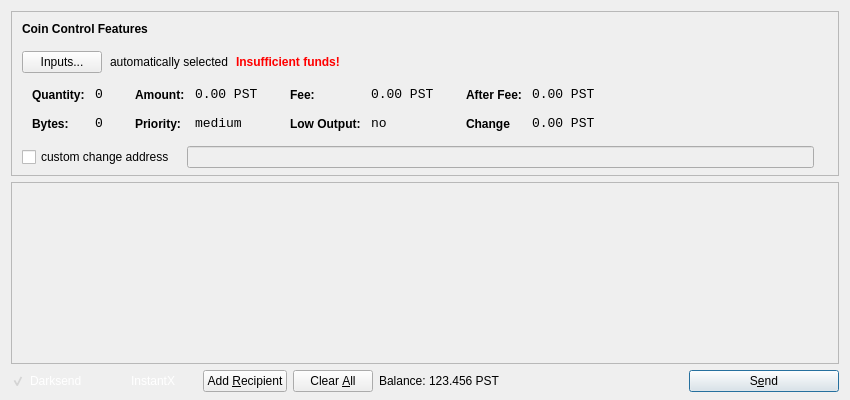
<?xml version="1.0" encoding="UTF-8"?>
<ui version="4.0">
 <class>SendCoinsDialog</class>
 <widget class="QDialog" name="SendCoinsDialog">
  <property name="geometry">
   <rect>
    <x>0</x>
    <y>0</y>
    <width>850</width>
    <height>400</height>
   </rect>
  </property>
  <property name="windowTitle">
   <string>Send Coins</string>
  </property>
  <layout class="QVBoxLayout" name="verticalLayout" stretch="0,1,0">
   <property name="bottomMargin">
    <number>8</number>
   </property>
   <item>
    <widget class="QFrame" name="frameCoinControl">
     <property name="sizePolicy">
      <sizepolicy hsizetype="Expanding" vsizetype="Expanding">
       <horstretch>0</horstretch>
       <verstretch>0</verstretch>
      </sizepolicy>
     </property>
     <property name="maximumSize">
      <size>
       <width>16777215</width>
       <height>16777215</height>
      </size>
     </property>
     <property name="frameShape">
      <enum>QFrame::StyledPanel</enum>
     </property>
     <property name="frameShadow">
      <enum>QFrame::Sunken</enum>
     </property>
     <layout class="QVBoxLayout" name="verticalLayoutCoinControl2">
      <property name="spacing">
       <number>6</number>
      </property>
      <property name="leftMargin">
       <number>0</number>
      </property>
      <property name="topMargin">
       <number>0</number>
      </property>
      <property name="rightMargin">
       <number>0</number>
      </property>
      <property name="bottomMargin">
       <number>6</number>
      </property>
      <item>
       <layout class="QVBoxLayout" name="verticalLayoutCoinControl" stretch="0,0,0,0,1">
        <property name="spacing">
         <number>0</number>
        </property>
        <property name="leftMargin">
         <number>10</number>
        </property>
        <property name="topMargin">
         <number>10</number>
        </property>
        <item>
         <layout class="QHBoxLayout" name="horizontalLayoutCoinControl1">
          <property name="bottomMargin">
           <number>15</number>
          </property>
          <item>
           <widget class="QLabel" name="labelCoinControlFeatures">
            <property name="sizePolicy">
             <sizepolicy hsizetype="Preferred" vsizetype="Maximum">
              <horstretch>0</horstretch>
              <verstretch>0</verstretch>
             </sizepolicy>
            </property>
            <property name="font">
             <font>
              <weight>75</weight>
              <bold>true</bold>
             </font>
            </property>
            <property name="styleSheet">
             <string notr="true">font-weight:bold;</string>
            </property>
            <property name="text">
             <string>Coin Control Features</string>
            </property>
           </widget>
          </item>
         </layout>
        </item>
        <item>
         <layout class="QHBoxLayout" name="horizontalLayoutCoinControl2" stretch="0,0,0,0">
          <property name="spacing">
           <number>8</number>
          </property>
          <property name="bottomMargin">
           <number>10</number>
          </property>
          <item>
           <widget class="QPushButton" name="pushButtonCoinControl">
            <property name="styleSheet">
             <string notr="true"/>
            </property>
            <property name="text">
             <string>Inputs...</string>
            </property>
           </widget>
          </item>
          <item>
           <widget class="QLabel" name="labelCoinControlAutomaticallySelected">
            <property name="text">
             <string>automatically selected</string>
            </property>
            <property name="margin">
             <number>5</number>
            </property>
           </widget>
          </item>
          <item>
           <widget class="QLabel" name="labelCoinControlInsuffFunds">
            <property name="font">
             <font>
              <weight>75</weight>
              <bold>true</bold>
             </font>
            </property>
            <property name="styleSheet">
             <string notr="true">color:red;font-weight:bold;</string>
            </property>
            <property name="text">
             <string>Insufficient funds!</string>
            </property>
            <property name="margin">
             <number>5</number>
            </property>
           </widget>
          </item>
          <item>
           <spacer name="horizontalSpacerCoinControl">
            <property name="orientation">
             <enum>Qt::Horizontal</enum>
            </property>
            <property name="sizeHint" stdset="0">
             <size>
              <width>40</width>
              <height>1</height>
             </size>
            </property>
           </spacer>
          </item>
         </layout>
        </item>
        <item>
         <widget class="QWidget" name="widgetCoinControl" native="true">
          <property name="sizePolicy">
           <sizepolicy hsizetype="Preferred" vsizetype="Preferred">
            <horstretch>0</horstretch>
            <verstretch>0</verstretch>
           </sizepolicy>
          </property>
          <property name="minimumSize">
           <size>
            <width>0</width>
            <height>0</height>
           </size>
          </property>
          <property name="styleSheet">
           <string notr="true"/>
          </property>
          <layout class="QHBoxLayout" name="horizontalLayoutCoinControl5">
           <property name="margin">
            <number>0</number>
           </property>
           <item>
            <layout class="QHBoxLayout" name="horizontalLayoutCoinControl3" stretch="0,0,0,1">
             <property name="spacing">
              <number>20</number>
             </property>
             <property name="topMargin">
              <number>0</number>
             </property>
             <property name="bottomMargin">
              <number>10</number>
             </property>
             <item>
              <layout class="QFormLayout" name="formLayoutCoinControl1">
               <property name="horizontalSpacing">
                <number>10</number>
               </property>
               <property name="verticalSpacing">
                <number>14</number>
               </property>
               <property name="leftMargin">
                <number>10</number>
               </property>
               <property name="topMargin">
                <number>4</number>
               </property>
               <property name="rightMargin">
                <number>6</number>
               </property>
               <item row="0" column="0">
                <widget class="QLabel" name="labelCoinControlQuantityText">
                 <property name="styleSheet">
                  <string notr="true">font-weight:bold;</string>
                 </property>
                 <property name="text">
                  <string>Quantity:</string>
                 </property>
                 <property name="margin">
                  <number>0</number>
                 </property>
                </widget>
               </item>
               <item row="0" column="1">
                <widget class="QLabel" name="labelCoinControlQuantity">
                 <property name="font">
                  <font>
                   <family>Monospace</family>
                   <pointsize>10</pointsize>
                  </font>
                 </property>
                 <property name="cursor">
                  <cursorShape>IBeamCursor</cursorShape>
                 </property>
                 <property name="contextMenuPolicy">
                  <enum>Qt::ActionsContextMenu</enum>
                 </property>
                 <property name="text">
                  <string>0</string>
                 </property>
                 <property name="margin">
                  <number>0</number>
                 </property>
                 <property name="textInteractionFlags">
                  <set>Qt::LinksAccessibleByMouse|Qt::TextSelectableByKeyboard|Qt::TextSelectableByMouse</set>
                 </property>
                </widget>
               </item>
               <item row="1" column="0">
                <widget class="QLabel" name="labelCoinControlBytesText">
                 <property name="styleSheet">
                  <string notr="true">font-weight:bold;</string>
                 </property>
                 <property name="text">
                  <string>Bytes:</string>
                 </property>
                </widget>
               </item>
               <item row="1" column="1">
                <widget class="QLabel" name="labelCoinControlBytes">
                 <property name="font">
                  <font>
                   <family>Monospace</family>
                   <pointsize>10</pointsize>
                  </font>
                 </property>
                 <property name="cursor">
                  <cursorShape>IBeamCursor</cursorShape>
                 </property>
                 <property name="contextMenuPolicy">
                  <enum>Qt::ActionsContextMenu</enum>
                 </property>
                 <property name="text">
                  <string>0</string>
                 </property>
                 <property name="textInteractionFlags">
                  <set>Qt::LinksAccessibleByMouse|Qt::TextSelectableByKeyboard|Qt::TextSelectableByMouse</set>
                 </property>
                </widget>
               </item>
              </layout>
             </item>
             <item>
              <layout class="QFormLayout" name="formLayoutCoinControl2">
               <property name="horizontalSpacing">
                <number>10</number>
               </property>
               <property name="verticalSpacing">
                <number>14</number>
               </property>
               <property name="leftMargin">
                <number>6</number>
               </property>
               <property name="topMargin">
                <number>4</number>
               </property>
               <property name="rightMargin">
                <number>6</number>
               </property>
               <item row="0" column="0">
                <widget class="QLabel" name="labelCoinControlAmountText">
                 <property name="styleSheet">
                  <string notr="true">font-weight:bold;</string>
                 </property>
                 <property name="text">
                  <string>Amount:</string>
                 </property>
                 <property name="margin">
                  <number>0</number>
                 </property>
                </widget>
               </item>
               <item row="0" column="1">
                <widget class="QLabel" name="labelCoinControlAmount">
                 <property name="font">
                  <font>
                   <family>Monospace</family>
                   <pointsize>10</pointsize>
                  </font>
                 </property>
                 <property name="cursor">
                  <cursorShape>IBeamCursor</cursorShape>
                 </property>
                 <property name="contextMenuPolicy">
                  <enum>Qt::ActionsContextMenu</enum>
                 </property>
                 <property name="text">
                  <string>0.00 PST</string>
                 </property>
                 <property name="textInteractionFlags">
                  <set>Qt::LinksAccessibleByMouse|Qt::TextSelectableByKeyboard|Qt::TextSelectableByMouse</set>
                 </property>
                </widget>
               </item>
               <item row="1" column="0">
                <widget class="QLabel" name="labelCoinControlPriorityText">
                 <property name="styleSheet">
                  <string notr="true">font-weight:bold;</string>
                 </property>
                 <property name="text">
                  <string>Priority:</string>
                 </property>
                </widget>
               </item>
               <item row="1" column="1">
                <widget class="QLabel" name="labelCoinControlPriority">
                 <property name="font">
                  <font>
                   <family>Monospace</family>
                   <pointsize>10</pointsize>
                  </font>
                 </property>
                 <property name="cursor">
                  <cursorShape>IBeamCursor</cursorShape>
                 </property>
                 <property name="contextMenuPolicy">
                  <enum>Qt::ActionsContextMenu</enum>
                 </property>
                 <property name="text">
                  <string>medium</string>
                 </property>
                 <property name="textInteractionFlags">
                  <set>Qt::LinksAccessibleByMouse|Qt::TextSelectableByKeyboard|Qt::TextSelectableByMouse</set>
                 </property>
                </widget>
               </item>
              </layout>
             </item>
             <item>
              <layout class="QFormLayout" name="formLayoutCoinControl3">
               <property name="horizontalSpacing">
                <number>10</number>
               </property>
               <property name="verticalSpacing">
                <number>14</number>
               </property>
               <property name="leftMargin">
                <number>6</number>
               </property>
               <property name="topMargin">
                <number>4</number>
               </property>
               <property name="rightMargin">
                <number>6</number>
               </property>
               <item row="0" column="0">
                <widget class="QLabel" name="labelCoinControlFeeText">
                 <property name="styleSheet">
                  <string notr="true">font-weight:bold;</string>
                 </property>
                 <property name="text">
                  <string>Fee:</string>
                 </property>
                 <property name="margin">
                  <number>0</number>
                 </property>
                </widget>
               </item>
               <item row="0" column="1">
                <widget class="QLabel" name="labelCoinControlFee">
                 <property name="font">
                  <font>
                   <family>Monospace</family>
                   <pointsize>10</pointsize>
                  </font>
                 </property>
                 <property name="cursor">
                  <cursorShape>IBeamCursor</cursorShape>
                 </property>
                 <property name="contextMenuPolicy">
                  <enum>Qt::ActionsContextMenu</enum>
                 </property>
                 <property name="text">
                  <string>0.00 PST</string>
                 </property>
                 <property name="textInteractionFlags">
                  <set>Qt::LinksAccessibleByMouse|Qt::TextSelectableByKeyboard|Qt::TextSelectableByMouse</set>
                 </property>
                </widget>
               </item>
               <item row="1" column="0">
                <widget class="QLabel" name="labelCoinControlLowOutputText">
                 <property name="styleSheet">
                  <string notr="true">font-weight:bold;</string>
                 </property>
                 <property name="text">
                  <string>Low Output:</string>
                 </property>
                </widget>
               </item>
               <item row="1" column="1">
                <widget class="QLabel" name="labelCoinControlLowOutput">
                 <property name="font">
                  <font>
                   <family>Monospace</family>
                   <pointsize>10</pointsize>
                  </font>
                 </property>
                 <property name="cursor">
                  <cursorShape>IBeamCursor</cursorShape>
                 </property>
                 <property name="contextMenuPolicy">
                  <enum>Qt::ActionsContextMenu</enum>
                 </property>
                 <property name="text">
                  <string>no</string>
                 </property>
                 <property name="textInteractionFlags">
                  <set>Qt::LinksAccessibleByMouse|Qt::TextSelectableByKeyboard|Qt::TextSelectableByMouse</set>
                 </property>
                </widget>
               </item>
              </layout>
             </item>
             <item>
              <layout class="QFormLayout" name="formLayoutCoinControl4">
               <property name="horizontalSpacing">
                <number>10</number>
               </property>
               <property name="verticalSpacing">
                <number>14</number>
               </property>
               <property name="leftMargin">
                <number>6</number>
               </property>
               <property name="topMargin">
                <number>4</number>
               </property>
               <property name="rightMargin">
                <number>6</number>
               </property>
               <item row="0" column="0">
                <widget class="QLabel" name="labelCoinControlAfterFeeText">
                 <property name="styleSheet">
                  <string notr="true">font-weight:bold;</string>
                 </property>
                 <property name="text">
                  <string>After Fee:</string>
                 </property>
                 <property name="margin">
                  <number>0</number>
                 </property>
                </widget>
               </item>
               <item row="0" column="1">
                <widget class="QLabel" name="labelCoinControlAfterFee">
                 <property name="font">
                  <font>
                   <family>Monospace</family>
                   <pointsize>10</pointsize>
                  </font>
                 </property>
                 <property name="cursor">
                  <cursorShape>IBeamCursor</cursorShape>
                 </property>
                 <property name="contextMenuPolicy">
                  <enum>Qt::ActionsContextMenu</enum>
                 </property>
                 <property name="text">
                  <string>0.00 PST</string>
                 </property>
                 <property name="textInteractionFlags">
                  <set>Qt::LinksAccessibleByMouse|Qt::TextSelectableByKeyboard|Qt::TextSelectableByMouse</set>
                 </property>
                </widget>
               </item>
               <item row="1" column="0">
                <widget class="QLabel" name="labelCoinControlChangeText">
                 <property name="styleSheet">
                  <string notr="true">font-weight:bold;</string>
                 </property>
                 <property name="text">
                  <string>Change</string>
                 </property>
                </widget>
               </item>
               <item row="1" column="1">
                <widget class="QLabel" name="labelCoinControlChange">
                 <property name="font">
                  <font>
                   <family>Monospace</family>
                   <pointsize>10</pointsize>
                  </font>
                 </property>
                 <property name="cursor">
                  <cursorShape>IBeamCursor</cursorShape>
                 </property>
                 <property name="contextMenuPolicy">
                  <enum>Qt::ActionsContextMenu</enum>
                 </property>
                 <property name="text">
                  <string>0.00 PST</string>
                 </property>
                 <property name="textInteractionFlags">
                  <set>Qt::LinksAccessibleByMouse|Qt::TextSelectableByKeyboard|Qt::TextSelectableByMouse</set>
                 </property>
                </widget>
               </item>
              </layout>
             </item>
            </layout>
           </item>
          </layout>
         </widget>
        </item>
        <item>
         <layout class="QHBoxLayout" name="horizontalLayoutCoinControl4" stretch="0,0,0">
          <property name="spacing">
           <number>12</number>
          </property>
          <property name="sizeConstraint">
           <enum>QLayout::SetDefaultConstraint</enum>
          </property>
          <property name="topMargin">
           <number>5</number>
          </property>
          <property name="rightMargin">
           <number>5</number>
          </property>
          <item>
           <widget class="QCheckBox" name="checkBoxCoinControlChange">
            <property name="text">
             <string>custom change address</string>
            </property>
           </widget>
          </item>
          <item>
           <widget class="QLineEdit" name="lineEditCoinControlChange">
            <property name="enabled">
             <bool>false</bool>
            </property>
            <property name="sizePolicy">
             <sizepolicy hsizetype="Expanding" vsizetype="Fixed">
              <horstretch>0</horstretch>
              <verstretch>0</verstretch>
             </sizepolicy>
            </property>
           </widget>
          </item>
          <item>
           <widget class="QLabel" name="labelCoinControlChangeLabel">
            <property name="sizePolicy">
             <sizepolicy hsizetype="Preferred" vsizetype="Expanding">
              <horstretch>0</horstretch>
              <verstretch>0</verstretch>
             </sizepolicy>
            </property>
            <property name="minimumSize">
             <size>
              <width>0</width>
              <height>0</height>
             </size>
            </property>
            <property name="text">
             <string/>
            </property>
            <property name="margin">
             <number>3</number>
            </property>
           </widget>
          </item>
         </layout>
        </item>
        <item>
         <spacer name="verticalSpacerCoinControl">
          <property name="orientation">
           <enum>Qt::Vertical</enum>
          </property>
          <property name="sizeHint" stdset="0">
           <size>
            <width>800</width>
            <height>1</height>
           </size>
          </property>
         </spacer>
        </item>
       </layout>
      </item>
     </layout>
    </widget>
   </item>
   <item>
    <widget class="QScrollArea" name="scrollArea">
     <property name="widgetResizable">
      <bool>true</bool>
     </property>
     <widget class="QWidget" name="scrollAreaWidgetContents">
      <property name="geometry">
       <rect>
        <x>0</x>
        <y>0</y>
        <width>830</width>
        <height>162</height>
       </rect>
      </property>
      <layout class="QVBoxLayout" name="verticalLayout_2">
       <property name="margin">
        <number>0</number>
       </property>
       <item>
        <layout class="QVBoxLayout" name="entries">
         <property name="spacing">
          <number>6</number>
         </property>
        </layout>
       </item>
       <item>
        <spacer name="verticalSpacer">
         <property name="orientation">
          <enum>Qt::Vertical</enum>
         </property>
         <property name="sizeHint" stdset="0">
          <size>
           <width>20</width>
           <height>40</height>
          </size>
         </property>
        </spacer>
       </item>
      </layout>
     </widget>
    </widget>
   </item>
   <item>
    <layout class="QHBoxLayout" name="horizontalLayout">
     <item>
   <widget class="QCheckBox" name="checkUseDarksend">
       <property name="minimumSize">
        <size>
         <width>95</width>
         <height>0</height>
        </size>
       </property>
       <property name="styleSheet">
        <string notr="true">color: rgb(255, 255, 255);background:transparent;</string>
       </property>
       <property name="text">
        <string>Darksend</string>
       </property>
       <property name="checked">
        <bool>true</bool>
       </property>
      </widget>
     </item>
     <item>
      <widget class="QCheckBox" name="checkInstantX">
       <property name="enabled">
        <bool>true</bool>
       </property>
       <property name="minimumSize">
        <size>
         <width>85</width>
         <height>0</height>
        </size>
       </property>
       <property name="styleSheet">
        <string notr="true">color: rgb(255, 255, 255);background:transparent;</string>
       </property>
       <property name="text">
        <string>InstantX</string>
       </property>
      </widget>
     </item>
     <item>
      <widget class="QPushButton" name="addButton">
       <property name="toolTip">
        <string>Send to multiple recipients at once</string>
       </property>
       <property name="text">
        <string>Add &amp;Recipient</string>
       </property>
       <property name="icon">
        <iconset resource="../bitcoin.qrc">
         <normaloff>:/icons/add</normaloff>:/icons/add</iconset>
       </property>
       <property name="autoDefault">
        <bool>false</bool>
       </property>
      </widget>
     </item>
     <item>
      <widget class="QPushButton" name="clearButton">
       <property name="sizePolicy">
        <sizepolicy hsizetype="Minimum" vsizetype="Fixed">
         <horstretch>0</horstretch>
         <verstretch>0</verstretch>
        </sizepolicy>
       </property>
       <property name="toolTip">
        <string>Remove all transaction fields</string>
       </property>
       <property name="text">
        <string>Clear &amp;All</string>
       </property>
       <property name="icon">
        <iconset resource="../bitcoin.qrc">
         <normaloff>:/icons/remove</normaloff>:/icons/remove</iconset>
       </property>
       <property name="autoRepeatDelay">
        <number>300</number>
       </property>
       <property name="autoDefault">
        <bool>false</bool>
       </property>
      </widget>
     </item>
     <item>
      <layout class="QHBoxLayout" name="horizontalLayout_2">
       <property name="spacing">
        <number>3</number>
       </property>
       <item>
        <widget class="QLabel" name="label">
         <property name="sizePolicy">
          <sizepolicy hsizetype="Preferred" vsizetype="Fixed">
           <horstretch>0</horstretch>
           <verstretch>0</verstretch>
          </sizepolicy>
         </property>
         <property name="text">
          <string>Balance:</string>
         </property>
        </widget>
       </item>
       <item>
        <widget class="QLabel" name="labelBalance">
         <property name="sizePolicy">
          <sizepolicy hsizetype="Preferred" vsizetype="Fixed">
           <horstretch>0</horstretch>
           <verstretch>0</verstretch>
          </sizepolicy>
         </property>
         <property name="cursor">
          <cursorShape>IBeamCursor</cursorShape>
         </property>
         <property name="text">
          <string>123.456 PST</string>
         </property>
         <property name="textInteractionFlags">
          <set>Qt::LinksAccessibleByMouse|Qt::TextSelectableByKeyboard|Qt::TextSelectableByMouse</set>
         </property>
        </widget>
       </item>
      </layout>
     </item>
     <item>
      <spacer name="horizontalSpacer">
       <property name="orientation">
        <enum>Qt::Horizontal</enum>
       </property>
       <property name="sizeHint" stdset="0">
        <size>
         <width>40</width>
         <height>20</height>
        </size>
       </property>
      </spacer>
     </item>
     <item>
      <widget class="QPushButton" name="sendButton">
       <property name="minimumSize">
        <size>
         <width>150</width>
         <height>0</height>
        </size>
       </property>
       <property name="toolTip">
        <string>Confirm the send action</string>
       </property>
       <property name="text">
        <string>S&amp;end</string>
       </property>
       <property name="icon">
        <iconset resource="../bitcoin.qrc">
         <normaloff>:/icons/send</normaloff>:/icons/send</iconset>
       </property>
       <property name="default">
        <bool>true</bool>
       </property>
      </widget>
     </item>
    </layout>
   </item>
  </layout>
 </widget>
 <resources>
  <include location="../bitcoin.qrc"/>
 </resources>
 <connections/>
</ui>
